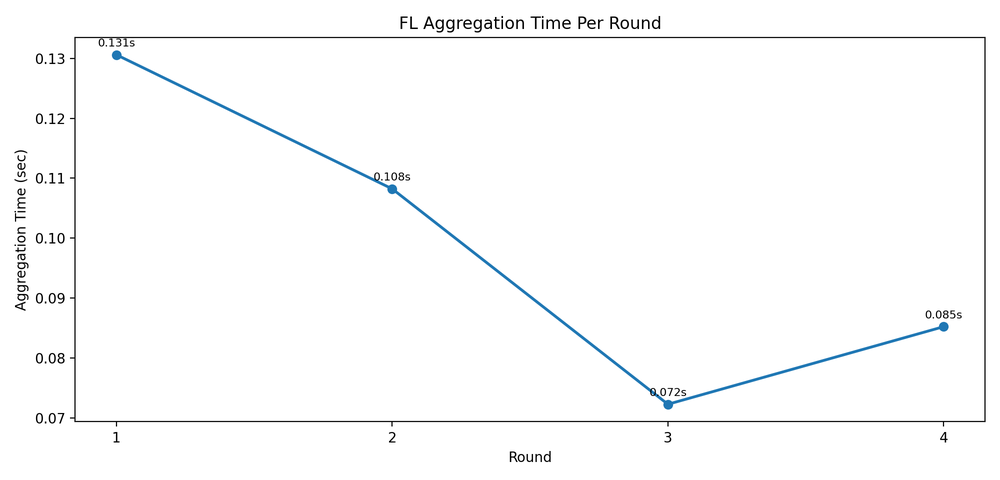
#> input picture docs/assets/fl_aggregation_time.png, 1000 x 480 px, shrunk from 2000 x 960 before the run; its folder holds 3 pictures in this run
$ python generate_model_study_pdf.py
#> lines starting #> are read from the running program, lines starting #| are printed output that depends on the picture
#!/usr/bin/env python3
"""
Generate a teammate-friendly PDF guide for the IDS model training workflow.

This script builds docs/model-study-guide.pdf directly using matplotlib's
PDF backend (no pandoc/wkhtmltopdf dependency).

Usage:
    python scripts/generate_model_study_pdf.py
    python scripts/generate_model_study_pdf.py --output docs/model-study-guide.pdf
"""

from __future__ import annotations

import argparse
import json
import textwrap
from datetime import datetime, timezone
from pathlib import Path

import matplotlib.pyplot as plt
from matplotlib.backends.backend_pdf import PdfPages


PROJECT_ROOT = Path(__file__).resolve().parent.parent
ASSETS_DIR = PROJECT_ROOT / "docs" / "assets"


def _read_json(path: Path) -> object:
    if not path.exists():
        return None
    with path.open("r", encoding="utf-8") as handle:
        return json.load(handle)


def _draw_text_page(pdf: PdfPages, title: str, lines: list[str], footer: str | None = None) -> None:
    fig = plt.figure(figsize=(8.27, 11.69))  # A4 portrait in inches
    ax = fig.add_axes([0, 0, 1, 1])
    ax.axis("off")

    ax.text(0.06, 0.96, title, fontsize=18, fontweight="bold", va="top")

    y = 0.92
    line_height = 0.021
    for raw in lines:
        wrapped = textwrap.wrap(raw, width=102) if raw else [""]
        for line in wrapped:
            ax.text(0.06, y, line, fontsize=10.5, va="top", family="DejaVu Sans")
            y -= line_height
            if y < 0.08:
                break
        if y < 0.08:
            break
        y -= 0.005

    if footer:
        ax.text(0.06, 0.03, footer, fontsize=8.5, color="#555555", va="bottom")

    pdf.savefig(fig)
    plt.close(fig)


def _draw_image_page(pdf: PdfPages, title: str, image_path: Path, caption: str) -> bool:
    if not image_path.exists():
        return False

    img = plt.imread(image_path)
    fig = plt.figure(figsize=(8.27, 11.69))
    ax = fig.add_axes([0, 0, 1, 1])
    ax.axis("off")
    ax.text(0.06, 0.96, title, fontsize=16, fontweight="bold", va="top")

    img_ax = fig.add_axes([0.08, 0.17, 0.84, 0.72])
    img_ax.imshow(img)
    img_ax.axis("off")

    ax.text(0.06, 0.09, caption, fontsize=10, va="top", family="DejaVu Sans")
    pdf.savefig(fig)
    plt.close(fig)
    return True


def _build_summary_block(history: list[dict]) -> list[str]:
    rounds = [entry.get("round") for entry in history if isinstance(entry.get("round"), int)]
    aggs = [entry.get("aggregation") for entry in history if isinstance(entry.get("aggregation"), str)]
    agg_times = [entry.get("aggregation_time_sec") for entry in history if isinstance(entry.get("aggregation_time_sec"), (float, int))]
    losses = [entry.get("global_loss") for entry in history if isinstance(entry.get("global_loss"), (float, int))]
    accs = [entry.get("global_accuracy") for entry in history if isinstance(entry.get("global_accuracy"), (float, int))]

    min_round = min(rounds) if rounds else None
    max_round = max(rounds) if rounds else None
    avg_time = (sum(float(x) for x in agg_times) / len(agg_times)) if agg_times else None

    agg_counts: dict[str, int] = {}
    for a in aggs:
        agg_counts[a] = agg_counts.get(a, 0) + 1

    lines = [
        "Training History Snapshot:",
        f"- Entries in model/fl_training_history.json: {len(history)}",
        f"- Round range recorded: {min_round} to {max_round}" if min_round is not None else "- Round range recorded: not available",
        f"- Average aggregation time: {avg_time:.4f} sec" if avg_time is not None else "- Average aggregation time: not available",
        f"- Aggregation types in history: {agg_counts if agg_counts else 'not available'}",
        f"- Global loss points available: {len(losses)}",
        f"- Global accuracy points available: {len(accs)}",
        "",
        "Important note:",
        "- Current history file mostly contains aggregation timing metadata."
        " Loss/accuracy can still be captured from backend DB (fl_rounds) or by extending server history logging.",
    ]
    return lines


def build_pdf(output_path: Path) -> None:
    output_path.parent.mkdir(parents=True, exist_ok=True)

    history = _read_json(PROJECT_ROOT / "model" / "fl_training_history.json")
    if not isinstance(history, list):
        history = []

    generated_at = datetime.now(timezone.utc).strftime("%Y-%m-%d %H:%M UTC")

    with PdfPages(output_path) as pdf:
        _draw_text_page(
            pdf,
            "IoT IDS Model Training Study Guide",
            [
                "Project: FYP_2026 (CNN-LSTM IDS + Federated Learning + CKKS HE + CVAE synthetic attack generator)",
                "",
                "Purpose:",
                "- Provide your teammate a single study document for how the model is trained,"
                " what epochs/rounds are run, which layers are used, and which metrics to inspect.",
                "",
                "Core runtime files:",
                "- fl_common/model.py               (CNN-LSTM architecture)",
                "- fl_client/client.py              (client local training loop + epoch metrics)",
                "- fl_server/server.py              (round aggregation + checkpointing + history)",
                "- fl_common/cvae.py               (CVAE architecture used for synthetic attack windows)",
                "- scripts/train_cvae.py           (local CVAE training)",
                "- scripts/preprocess_cicids2017.py (feature scaling + 10-step windows + client split)",
                "",
                "Generated with scripts/generate_model_study_pdf.py",
            ],
            footer=f"Generated: {generated_at}",
        )

        _draw_text_page(
            pdf,
            "1) Data Pipeline and Feature Setup",
            [
                "Dataset and preprocessing:",
                "- Source: CIC-IDS2017 CSV files (8 daily capture files)",
                "- Preprocessing script: scripts/preprocess_cicids2017.py",
                "- Features: fixed 78-feature order (EXPECTED_FEATURES)",
                "- Labels for CNN-LSTM FL: binary (benign=0, attack=1)",
                "- Scaling: StandardScaler saved as model/standard_scaler.pkl",
                "",
                "Windowing for sequence model:",
                "- Sequence length: 10 timesteps",
                "- Window label = label of last row in each window",
                "- Output chunks per client: X_seq_chunk_*.npy and y_seq_chunk_*.npy",
                "",
                "Client partition default:",
                "- bank_a: monday + tuesday",
                "- bank_b: wednesday + thursday",
                "- bank_c: friday",
            ],
        )

        _draw_text_page(
            pdf,
            "2) CNN-LSTM Architecture Used for FL Training",
            [
                "Model file: fl_common/model.py",
                "",
                "Input/Output:",
                "- Input tensor: (batch, seq_len=10, num_features=78)",
                "- Output tensor: (batch, 1) raw logit (sigmoid applied for probability)",
                "",
                "Layers:",
                "1. Conv1d(78 -> 64, kernel_size=3, padding=1)",
                "2. ReLU",
                "3. LSTM(input_size=64, hidden_size=64, num_layers=1, batch_first=True)",
                "4. Linear(64 -> 1)",
                "",
                "Loss + threshold:",
                "- Loss: BCEWithLogitsLoss with pos_weight=5.0",
                "- Decision threshold: 0.5",
                "",
                "Parameter count (from actual model object):",
                "- Total trainable params: 48,385",
                "- conv1.weight: 14,976",
                "- conv1.bias: 64",
                "- lstm.weight_ih_l0: 16,384",
                "- lstm.weight_hh_l0: 16,384",
                "- lstm.bias_ih_l0: 256",
                "- lstm.bias_hh_l0: 256",
                "- fc.weight: 64",
                "- fc.bias: 1",
                "",
                "HE-selected layers (CKKS aggregation target):",
                "- lstm.weight_ih_l0",
                "- lstm.weight_hh_l0",
                "- fc.weight",
                "- fc.bias",
            ],
        )

        _draw_text_page(
            pdf,
            "3) Epochs, Rounds, and Training Configuration",
            [
                "Where rounds/epochs are controlled:",
                "- Backend API request model: backend/app/api/v1/fl.py (FLStartRequest)",
                "- FL server env: backend/app/services/docker_service.py (start_fl_server)",
                "- FL server runtime: fl_server/server.py",
                "- FL client local training loop: fl_client/client.py (local_train)",
                "",
                "Typical defaults used by the stack:",
                "- num_rounds: API default 5 (server fallback default config 25 if env not supplied)",
                "- local_epochs: 5",
                "- learning_rate: 0.001",
                "- batch_size: 128",
                "- max_batches: 0 (means use all batches)",
                "- min_clients: 1 (API default, can be increased)",
                "",
                "Round lifecycle:",
                "1. Server sends global weights and round config",
                "2. Client trains locally for local_epochs",
                "3. Client returns updated weights + metrics + optional signature",
                "4. Server aggregates (FedAvg plain or FedAvg+HE)",
                "5. Server checkpoints and logs round metrics",
                "",
                "Security cadence in server:",
                "- RECESS detection round every 5 rounds",
                "- VSS proactive key refresh every 20 rounds",
            ],
        )

        _draw_text_page(
            pdf,
            "4) Metrics You Should Track (Python Graphs)",
            [
                "Current generated graph files (docs/assets):",
                "- fl_aggregation_time.png",
                "- fl_aggregation_type_distribution.png",
                "- fl_round_coverage.png",
                "- fl_metrics_summary.json",
                "",
                "If history includes these keys, extra graphs are auto-generated:",
                "- global_loss -> fl_global_loss.png",
                "- global_accuracy -> fl_global_accuracy.png",
                "",
                "How to regenerate graphs:",
                "- python scripts/plot_training_metrics.py",
                "",
                "Recommended study focus for teammate:",
                "- Trend of global_loss and global_accuracy across rounds",
                "- Aggregation time growth as number of clients/HE load increases",
                "- Missing rounds/checkpoints as operational troubleshooting signals",
            ] + _build_summary_block(history),
        )

        _draw_text_page(
            pdf,
            "5) CVAE Training Model (Synthetic Attack Generator)",
            [
                "CVAE architecture file: fl_common/cvae.py",
                "Training script: scripts/train_cvae.py (local) / scripts/kaggle/train_cvae.py (full Kaggle run)",
                "",
                "CVAE purpose:",
                "- Generate synthetic attack traffic windows (10 x 78) conditioned on class ID",
                "- Used for realistic attack simulation during monitor/attack node runs",
                "",
                "CVAE architecture:",
                "Encoder: Conv1d(78->64) + ReLU + LSTM(64->128) + FC(128->256) -> mu/log_var(128)",
                "Decoder: FC((128 + 15)->256) + ReLU + BN + FC(256->512) + ReLU + BN + FC(512->780)",
                "Aux classifier: Linear(128->15) on latent mu",
                "",
                "CVAE key outputs:",
                "- model/cvae_decoder.pt",
                "- model/cvae_scaler.pkl",
                "- model/cvae_class_centroids.pkl",
                "",
                "CVAE parameter count (from model object):",
                "- Total: 785,243 | Encoder: 213,184 | Decoder: 570,124 | Aux: 1,935",
            ],
        )

        _draw_text_page(
            pdf,
            "6) How To Run End-to-End (Team Quick Start)",
            [
                "A) Setup",
                "1. ./scripts/linux/setup.sh",
                "2. Login frontend with admin / admin123",
                "",
                "B) Preprocess dataset (if needed)",
                "- python scripts/preprocess_cicids2017.py --clients 3 --window 10 --stride 1",
                "",
                "C) Start FL training from API (example)",
                "- POST /api/v1/fl/start with JSON:",
                "  {\"num_rounds\": 25, \"min_clients\": 3, \"use_he\": true, \"local_epochs\": 5, \"learning_rate\": 0.001, \"max_batches\": 0}",
                "",
                "D) Key outputs after training",
                "- model/global_final.pt",
                "- model/fl_checkpoints/global_round_*.pt",
                "- model/fl_training_history.json",
                "",
                "E) Plot metrics",
                "- python scripts/plot_training_metrics.py",
                "",
                "F) Rebuild this PDF",
                "- python scripts/generate_model_study_pdf.py",
                "",
                "Tip: Keep this PDF, the graph PNGs, and fl_training_history.json together"
                " for teammate review and presentation prep.",
            ],
        )

        _draw_image_page(
            pdf,
            "Appendix A - Aggregation Time Per Round",
            ASSETS_DIR / "fl_aggregation_time.png",
            "Generated from model/fl_training_history.json using scripts/plot_training_metrics.py",
        )
#> in _draw_image_page, img is the input picture: shape (480, 1000, 4) float32; mean R, G, B, A 0.982, 0.985, 0.986, 1
        _draw_image_page(
            pdf,
            "Appendix B - Aggregation Strategy Distribution",
            ASSETS_DIR / "fl_aggregation_type_distribution.png",
            "Shows how many history entries used each aggregation strategy.",
        )
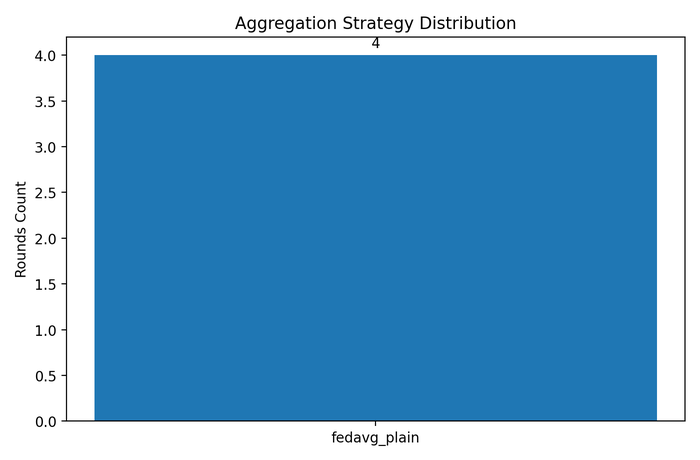
#> input picture docs/assets/fl_aggregation_type_distribution.png, 700 x 460 px, shrunk from 1400 x 919 before the run
#> in _draw_image_page, img is the input picture: shape (460, 700, 4) float32; mean R, G, B, A 0.426, 0.646, 0.796, 1
        _draw_image_page(
            pdf,
            "Appendix C - Round Coverage",
            ASSETS_DIR / "fl_round_coverage.png",
            "Green=round present in history, Red=missing within min..max round range.",
        )
#> call 3 of _draw_image_page, with title = 'Appendix C - Round Coverage'
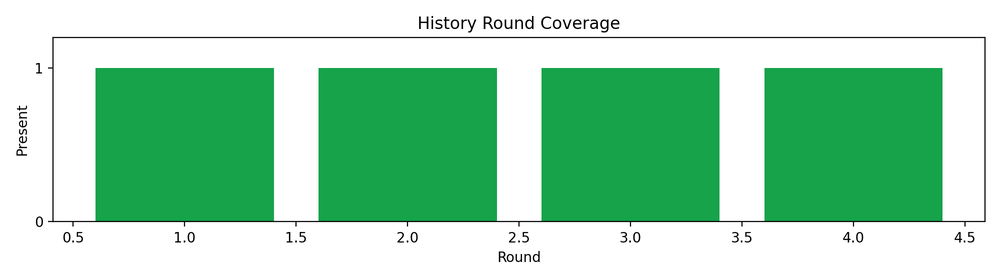
#> input picture docs/assets/fl_round_coverage.png, 1000 x 280 px, shrunk from 2000 x 560 before the run
#> in _draw_image_page, img is the input picture: shape (280, 1000, 4) float32; mean R, G, B, A 0.628, 0.844, 0.708, 1


def main() -> None:
    parser = argparse.ArgumentParser(description="Generate model training study guide PDF")
    parser.add_argument("--output", default="docs/model-study-guide.pdf", help="Output PDF path")
    args = parser.parse_args()

    output_path = Path(args.output)
    build_pdf(output_path)
    print(f"PDF generated: {output_path}")


if __name__ == "__main__":
    main()
